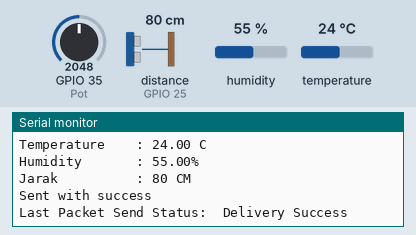
A sketch run on a simulated ESP32. Shown: the last lines printed to the serial monitor. Wiring (inferred from the names in the program): ultrasonic range finder: trigger GPIO 26; echo GPIO 25. Inputs (shaded band) come from the test bench; at power-on: distance to the obstacle (sensor on GPIO 25) 80 cm, GPIO 35 (Pot) = 2048, humidity 55 %, temperature 24 °C. The echo pulse lasts 58.3 µs per cm.

Above: at 1.2 s.
1.3 s: distance to the obstacle (sensor on GPIO 25) set to 18 cm
At 2.1 s:
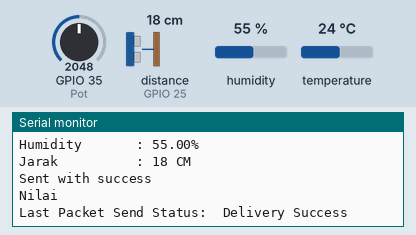
2.8 s: GPIO 35 (Pot) set to 2866
At 3.8 s:
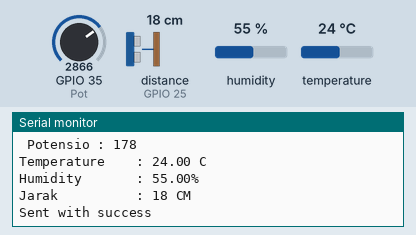
4.3 s: distance to the obstacle (sensor on GPIO 25) set to 2 cm
At 5.2 s:
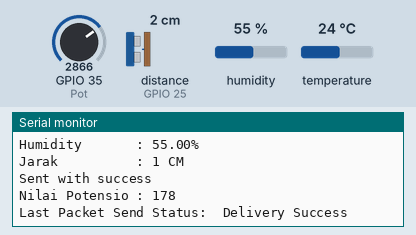
Timing chart, 0 to 5.3 s (numbered marks = the images above; inputs shaded):
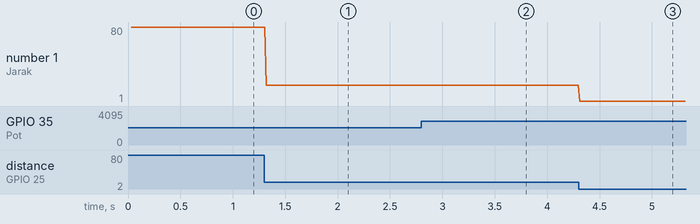

Measured:
- after the input at 1.3 s, the serial monitor: prints a new line at once (image 1)
- after the input at 2.8 s, the serial monitor: prints a new line at once (image 2)
- after the input at 4.3 s, the serial monitor: prints a new line at once (image 3)
- plotted number 1: 80 → 18 after the input at 1.3 s, 18 → 1 after the input at 4.3 s

The sketch:

master_esp_now_potensio_dht11_ultrasonic.ino
```cpp
#include <DHT.h>
#include <esp_now.h>
#include <WiFi.h>

#define DHTTYPE DHT11
#define DHTPIN 4
#define trigPin 26
#define echoPin 25
const int Pot = 35;
int nilaiPot = 0;

DHT dht(DHTPIN, DHTTYPE);
float Temperature;
float Humidity;
long duration;
long distance;
// REPLACE WITH YOUR RECEIVER MAC Address
uint8_t broadcastAddress[] = {0x78, 0xE3, 0x6D, 0x18, 0x2D, 0xAC};

// Structure example to send data
// Must match the receiver structure
typedef struct struct_message {
  int potensio;
  long ultra;
  float Temperature;
  float Humidity;
} struct_message;

// Create a struct_message called myData
struct_message myData;

esp_now_peer_info_t peerInfo;

// callback when data is sent
void OnDataSent(const uint8_t *mac_addr, esp_now_send_status_t status) {
  Serial.print("\r\nLast Packet Send Status:\t");
  Serial.println(status == ESP_NOW_SEND_SUCCESS ? "Delivery Success" : "Delivery Fail");
}

void setup() {
  // Init Serial Monitor
  Serial.begin(115200);
  pinMode(Pot, INPUT);
  pinMode(trigPin, OUTPUT);
  pinMode(echoPin, INPUT);
  pinMode(DHTPIN, INPUT);
  dht.begin();
  // Set device as a Wi-Fi Station
  WiFi.mode(WIFI_STA);

  // Init ESP-NOW
  if (esp_now_init() != ESP_OK) {
    Serial.println("Error initializing ESP-NOW");
    return;
  }

  // Once ESPNow is successfully Init, we will register for Send CB to
  // get the status of Trasnmitted packet
  esp_now_register_send_cb(OnDataSent);

  // Register peer
  memcpy(peerInfo.peer_addr, broadcastAddress, 6); // untuk menambah penerima cth; 2 penerima jadi broadcastAddress harus 2 misal broadcastAddress dan broadcastAddress2
  peerInfo.channel = 0;
  peerInfo.encrypt = false;

  // Add peer
  if (esp_now_add_peer(&peerInfo) != ESP_OK) {
    Serial.println("Failed to add peer");
    return;
  }
}

void loop() {
  // Set values to send
  nilaiPot = analogRead(Pot);
  nilaiPot = map(nilaiPot, 0, 4095, 0, 255);
  myData.potensio = nilaiPot;

  digitalWrite(trigPin, HIGH);
  digitalWrite(trigPin, LOW);
  duration = pulseIn(echoPin, HIGH);
  distance = (duration / 2) / 29.1;
  myData.ultra = distance;

  Temperature = dht.readTemperature();
  myData.Temperature = Temperature;
  Humidity = dht.readHumidity();
  myData.Humidity = Humidity;

  Serial.println("Nilai Potensio : " + String(nilaiPot));
  Serial.println("Temperature    : " + String(Temperature) + " C");
  Serial.println("Humidity       : " + String(Humidity) + "%");
  Serial.println("Jarak          : " + String(distance) + " CM");

  // Send message via ESP-NOW
  esp_err_t result = esp_now_send(broadcastAddress, (uint8_t *) &myData, sizeof(myData));

  if (result == ESP_OK) {
    Serial.println("Sent with success");
  }
  else {
    Serial.println("Error sending the data");
  }
}
```
